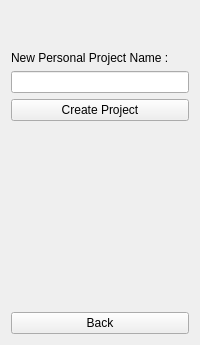
         <widget class="QWidget" name="HomeNewPProjectPage">
          <layout class="QVBoxLayout" name="verticalLayout_9">
           <item>
            <spacer name="verticalSpacer_24">
             <property name="orientation">
              <enum>Qt::Vertical</enum>
             </property>
             <property name="sizeHint" stdset="0">
              <size>
               <width>20</width>
               <height>40</height>
              </size>
             </property>
            </spacer>
           </item>
           <item>
            <widget class="QLabel" name="HomeNewPPNameLabel">
             <property name="text">
              <string>New Personal Project Name :</string>
             </property>
            </widget>
           </item>
           <item>
            <widget class="QLineEdit" name="HomeNewPPNameLineEdit"/>
           </item>
           <item>
            <widget class="QPushButton" name="HomeNewPPCreatBotton">
             <property name="text">
              <string>Create Project</string>
             </property>
            </widget>
           </item>
           <item>
            <spacer name="verticalSpacer_23">
             <property name="orientation">
              <enum>Qt::Vertical</enum>
             </property>
             <property name="sizeHint" stdset="0">
              <size>
               <width>20</width>
               <height>105</height>
              </size>
             </property>
            </spacer>
           </item>
           <item>
            <spacer name="verticalSpacer_25">
             <property name="orientation">
              <enum>Qt::Vertical</enum>
             </property>
             <property name="sizeHint" stdset="0">
              <size>
               <width>20</width>
               <height>40</height>
              </size>
             </property>
            </spacer>
           </item>
           <item>
            <spacer name="verticalSpacer_26">
             <property name="orientation">
              <enum>Qt::Vertical</enum>
             </property>
             <property name="sizeHint" stdset="0">
              <size>
               <width>20</width>
               <height>40</height>
              </size>
             </property>
            </spacer>
           </item>
           <item>
            <widget class="QPushButton" name="HomeNewPPBackBotton">
             <property name="text">
              <string>Back</string>
             </property>
            </widget>
           </item>
          </layout>
         </widget>
